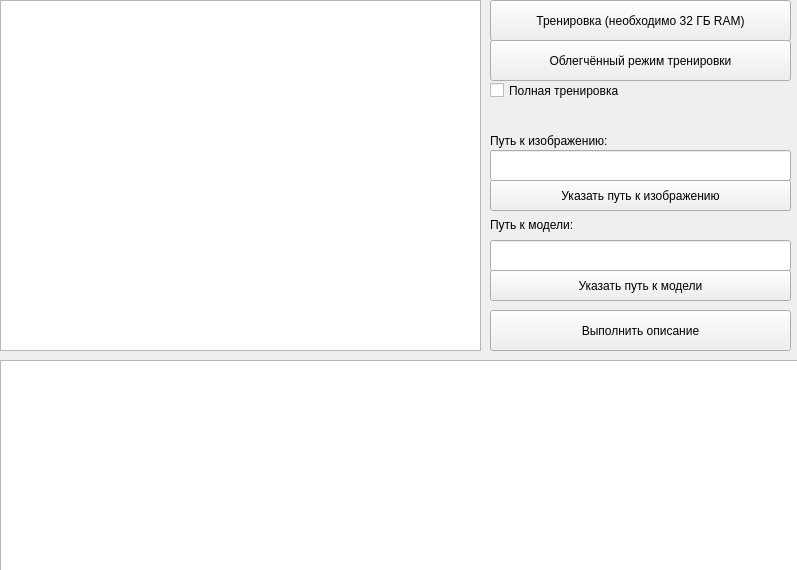
<?xml version="1.0" encoding="UTF-8"?>
<ui version="4.0">
 <class>MainWindow</class>
 <widget class="QMainWindow" name="MainWindow">
  <property name="geometry">
   <rect>
    <x>0</x>
    <y>0</y>
    <width>797</width>
    <height>570</height>
   </rect>
  </property>
  <property name="sizePolicy">
   <sizepolicy hsizetype="Fixed" vsizetype="Fixed">
    <horstretch>0</horstretch>
    <verstretch>0</verstretch>
   </sizepolicy>
  </property>
  <property name="minimumSize">
   <size>
    <width>797</width>
    <height>570</height>
   </size>
  </property>
  <property name="maximumSize">
   <size>
    <width>797</width>
    <height>570</height>
   </size>
  </property>
  <property name="cursor">
   <cursorShape>PointingHandCursor</cursorShape>
  </property>
  <property name="windowTitle">
   <string>Описание изображений</string>
  </property>
  <property name="autoFillBackground">
   <bool>true</bool>
  </property>
  <widget class="QWidget" name="centralwidget">
   <property name="sizePolicy">
    <sizepolicy hsizetype="Fixed" vsizetype="Fixed">
     <horstretch>0</horstretch>
     <verstretch>0</verstretch>
    </sizepolicy>
   </property>
   <property name="cursor">
    <cursorShape>ArrowCursor</cursorShape>
   </property>
   <widget class="QGraphicsView" name="imagePreView">
    <property name="geometry">
     <rect>
      <x>0</x>
      <y>0</y>
      <width>481</width>
      <height>351</height>
     </rect>
    </property>
   </widget>
   <widget class="QTextBrowser" name="LogBrowser">
    <property name="geometry">
     <rect>
      <x>0</x>
      <y>360</y>
      <width>801</width>
      <height>211</height>
     </rect>
    </property>
   </widget>
   <widget class="QPushButton" name="tariningPushButton">
    <property name="geometry">
     <rect>
      <x>490</x>
      <y>0</y>
      <width>301</width>
      <height>41</height>
     </rect>
    </property>
    <property name="text">
     <string>Тренировка (необходимо 32 ГБ RAM)</string>
    </property>
   </widget>
   <widget class="QPushButton" name="liteTrainingPushButton_2">
    <property name="geometry">
     <rect>
      <x>490</x>
      <y>40</y>
      <width>301</width>
      <height>41</height>
     </rect>
    </property>
    <property name="text">
     <string>Облегчённый режим тренировки</string>
    </property>
   </widget>
   <widget class="QPushButton" name="predictionButton_3">
    <property name="geometry">
     <rect>
      <x>490</x>
      <y>310</y>
      <width>301</width>
      <height>41</height>
     </rect>
    </property>
    <property name="text">
     <string>Выполнить описание</string>
    </property>
   </widget>
   <widget class="QLineEdit" name="imagePathLineEdit">
    <property name="geometry">
     <rect>
      <x>490</x>
      <y>150</y>
      <width>301</width>
      <height>31</height>
     </rect>
    </property>
    <property name="readOnly">
     <bool>true</bool>
    </property>
   </widget>
   <widget class="QLabel" name="label">
    <property name="geometry">
     <rect>
      <x>490</x>
      <y>130</y>
      <width>171</width>
      <height>21</height>
     </rect>
    </property>
    <property name="text">
     <string>Путь к изображению:</string>
    </property>
   </widget>
   <widget class="QLabel" name="label_2">
    <property name="geometry">
     <rect>
      <x>490</x>
      <y>210</y>
      <width>111</width>
      <height>30</height>
     </rect>
    </property>
    <property name="text">
     <string>Путь к модели:</string>
    </property>
   </widget>
   <widget class="QLineEdit" name="modelPathLineEdit_2">
    <property name="geometry">
     <rect>
      <x>490</x>
      <y>240</y>
      <width>301</width>
      <height>31</height>
     </rect>
    </property>
    <property name="readOnly">
     <bool>true</bool>
    </property>
   </widget>
   <widget class="QPushButton" name="pathImageButton_4">
    <property name="geometry">
     <rect>
      <x>490</x>
      <y>180</y>
      <width>301</width>
      <height>31</height>
     </rect>
    </property>
    <property name="text">
     <string>Указать путь к изображению</string>
    </property>
   </widget>
   <widget class="QPushButton" name="pathModelButton_5">
    <property name="geometry">
     <rect>
      <x>490</x>
      <y>270</y>
      <width>301</width>
      <height>31</height>
     </rect>
    </property>
    <property name="text">
     <string>Указать путь к модели</string>
    </property>
   </widget>
   <widget class="QCheckBox" name="checkBox">
    <property name="geometry">
     <rect>
      <x>490</x>
      <y>80</y>
      <width>181</width>
      <height>21</height>
     </rect>
    </property>
    <property name="text">
     <string>Полная тренировка</string>
    </property>
   </widget>
  </widget>
 </widget>
 <resources/>
 <connections/>
</ui>
